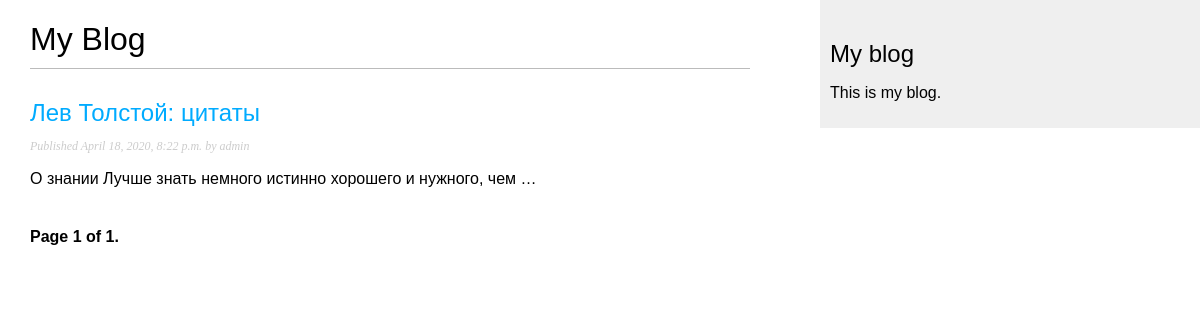
/blog/?page=2, run on an earlier commit of the app's database.
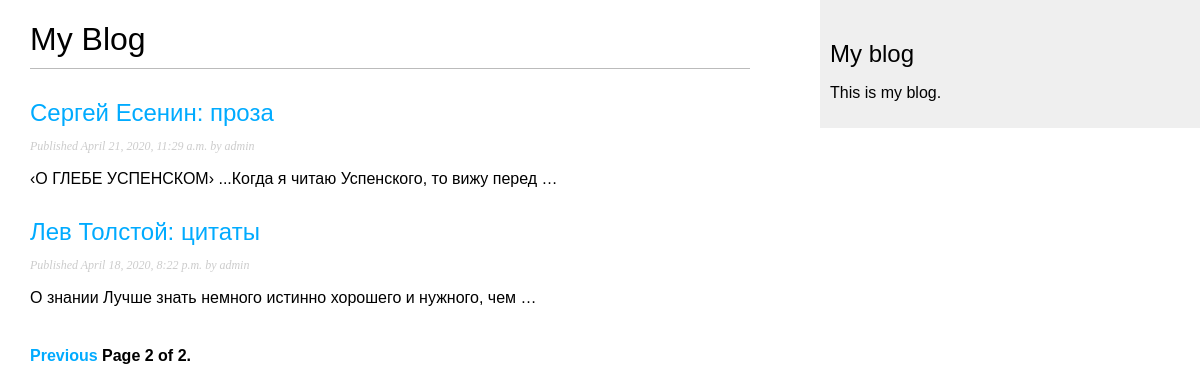
And on a later commit of the database.
### blog/models.py (models this page shows, shortened)
class Post(models.Model):
    objects = models.Manager()
    STATUS_CHOICES = (
		('draft', 'Draft'),
		('published', 'Published'),
    )
    title = models.CharField(max_length=250)
    slug = models.SlugField(max_length=250, unique_for_date='publish')
    author = models.ForeignKey(
        User,
		on_delete=models.CASCADE,
		related_name='blog_posts'
	)
    body = models.TextField()
    publish = models.DateTimeField(default=timezone.now)
    created = models.DateTimeField(auto_now_add=True)
    updated = models.DateTimeField(auto_now=True)
    status = models.CharField(
		max_length=10,
		choices=STATUS_CHOICES,
		default='draft'
	)
    class Meta:
        ordering = ('-publish',)
    def get_absolute_url(self):
        return reverse(
            'blog:post_detail',
            args=[
                self.publish.year,
                self.publish.month,
                self.publish.day,
                self.slug
                ]
            )

### blog/views.py (the view)
# urls.py: path('', views.post_list, name='post_list'),
def post_list(request):
    object_list = Post.objects.filter(status='published')
    paginator = Paginator(object_list, 2)
    page = request.GET.get('page')
    try:
        posts = paginator.page(page)
    except PageNotAnInteger:
        posts = paginator.page(1)
    except EmptyPage:
        posts = paginator.page(paginator.num_pages)
    return render(request, 'blog/post/list.html', {'page': page, 'posts': posts})

### blog/templates/blog/post/list.html (shortened to what this page needs)
{% extends "blog/base.html" %}
{% block content %}
<h1>My Blog</h1>
    {% for post in posts %}
        <h2><a href="{{ post.get_absolute_url }}">{{ post.title }}</a></h2>
        <p class="date">Published {{ post.publish }} by {{ post.author }}</p>
        {{ post.body|truncatewords:10|linebreaks }}
    {% endfor %}
{% include "pagination.html" with page=posts %}
{% endblock %}

What changed in the data, as far as the page shows it:
now on this page (row edited): Post: title "Сергей Есенин: проза", publish "April 21, 2020, 11:29 a.m.", author "admin", body "‹О ГЛЕБЕ УСПЕНСКОМ› ...Когда я читаю Успенского, то вижу перед …"
Also different on the page:
{{ page.number }}: "1" → "2"
{{ page.paginator.num_pages }}: "1" → "2"
text now shown: "Previous"
